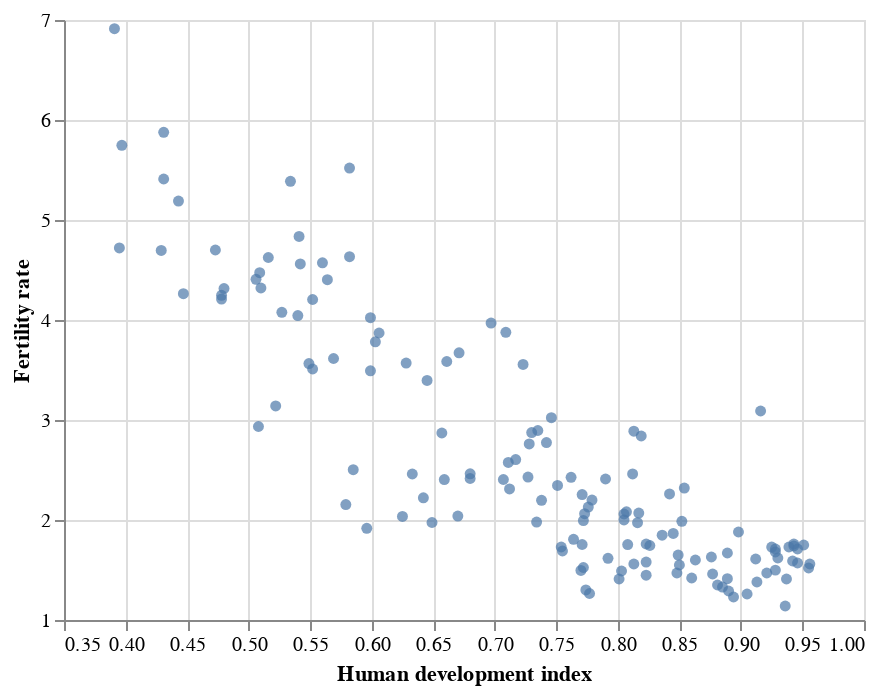

Notebook source saved alongside this figure:
### Markdown cell above
<!-- BEGIN QUESTION -->

### Question 2: HDI and fertility rate

Now construct a scatterplot comparing fertility rate with HDI. Make sure you choose appropriate labels for your axes and plot. Store this plot as `scatter_hdi` and display the graphic.

### Code cell
# BEGIN SOLUTION
# construct plot
scatter_hdi = alt.Chart(reg_data).mark_circle().encode(
    x = alt.X('hdi', 
              title = 'Human development index', 
              scale = alt.Scale(zero = False)),
    y = alt.Y('fertility_total', 
              title = 'Fertility rate', 
              scale = alt.Scale(zero = False))
)

# display
scatter_hdi
# END SOLUTION

### Figure 1 — Vega-Lite specification as saved in the notebook (floating-point values rounded to 4 significant figures; data arrays with more than 128 entries replaced by an {"elided": "..."} marker saying what was removed)
{"config": {"view": {"continuousWidth": 400, "continuousHeight": 300}}, "data": {"name": "data-8db060f081acab01582dba50ceaf6303"}, "mark": "circle", "encoding": {"x": {"field": "hdi", "scale": {"zero": false}, "title": "Human development index", "type": "quantitative"}, "y": {"field": "fertility_total", "scale": {"zero": false}, "title": "Fertility rate", "type": "quantitative"}}, "$schema": "https://vega.github.io/schema/vega-lite/v4.17.0.json", "datasets": {"data-8db060f081acab01582dba50ceaf6303": {"elided": "139 records"}}}
